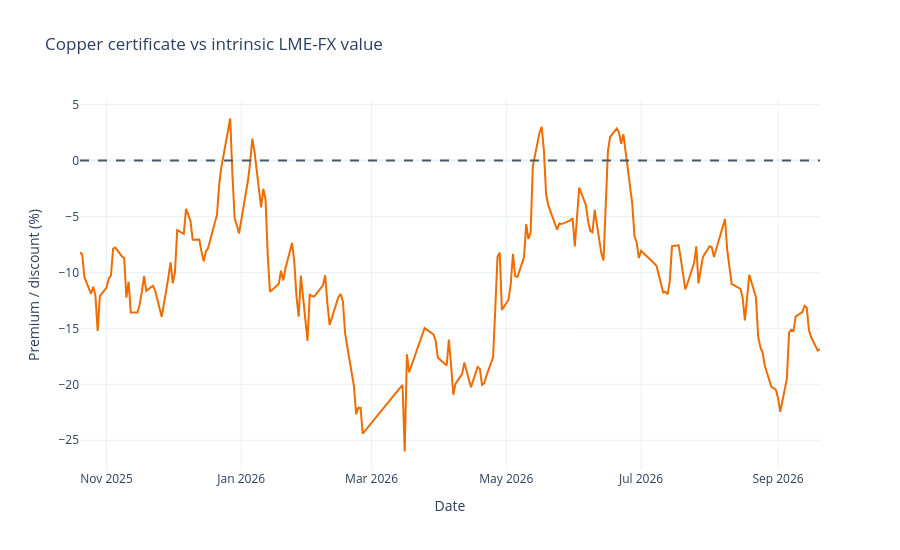

This figure's notebook cell:
### Markdown cell above
## 10. Certificate premium over intrinsic copper value

This measure compares certificate VWAP directly with `LME cash USD/kg × free-market USD/IRR`; it does not use observed, interpolated, or regression-estimated IME physical price.

### Code cell
certificate_intrinsic_bubble = certificate_features[[
    "date", "certificate_price", "lme_usd_per_kg", "usd_irr", "intrinsic_price"
]].copy()
certificate_intrinsic_bubble["certificate_vs_intrinsic_bubble_pct"] = (
    certificate_intrinsic_bubble["certificate_price"]
    / certificate_intrinsic_bubble["intrinsic_price"]
    - 1
) * 100

fig = go.Figure(go.Scatter(x=certificate_intrinsic_bubble['date'],
    y=certificate_intrinsic_bubble['certificate_vs_intrinsic_bubble_pct'],
    name='Certificate premium over intrinsic value', line_color='#EF6C00'))
fig.add_hline(y=0, line_dash='dash', line_color='#455A64')
fig.update_layout(title='Copper certificate vs intrinsic LME-FX value',
    xaxis_title='Date', yaxis_title='Premium / discount (%)',
    height=550, template='plotly_white')
fig.show()
certificate_intrinsic_bubble

### Figure 1 — Plotly figure (JSON) as saved in the notebook; plotly's stock layout.template omitted (floating-point values rounded to 4 significant figures; data arrays with more than 128 entries replaced by an {"elided": "..."} marker saying what was removed)
{"data": [{"line": {"color": "#EF6C00"}, "name": "Certificate premium over intrinsic value", "type": "scatter", "x": {"elided": "210 str values"}, "y": {"elided": "210 float values"}}], "layout": {"height": 550, "shapes": [{"line": {"color": "#455A64", "dash": "dash"}, "type": "line", "x0": 0, "x1": 1, "xref": "x domain", "y0": 0, "y1": 0, "yref": "y"}], "title": {"text": "Copper certificate vs intrinsic LME-FX value"}, "xaxis": {"title": {"text": "Date"}}, "yaxis": {"title": {"text": "Premium / discount (%)"}}}}
